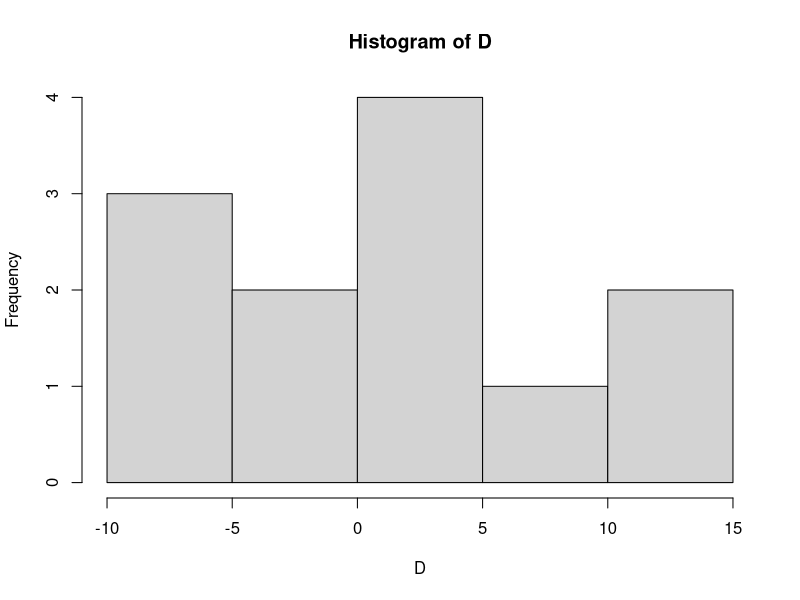

Write the R code that produced this figure.
## ---- chunk 1
sc1 <- c(86, 71, 77, 68, 91, 72, 77, 91, 70, 71, 88, 87)
sc2 <- c(88, 77, 76, 64, 96, 72, 65, 90, 65, 80, 81, 72)
D <- sc1 - sc2
hist(D)
## ---- chunk 2
wilcox.test(x=D, alternative = 'greater')
## ---- chunk 3
t.test(x=D, alternative = 'greater')
